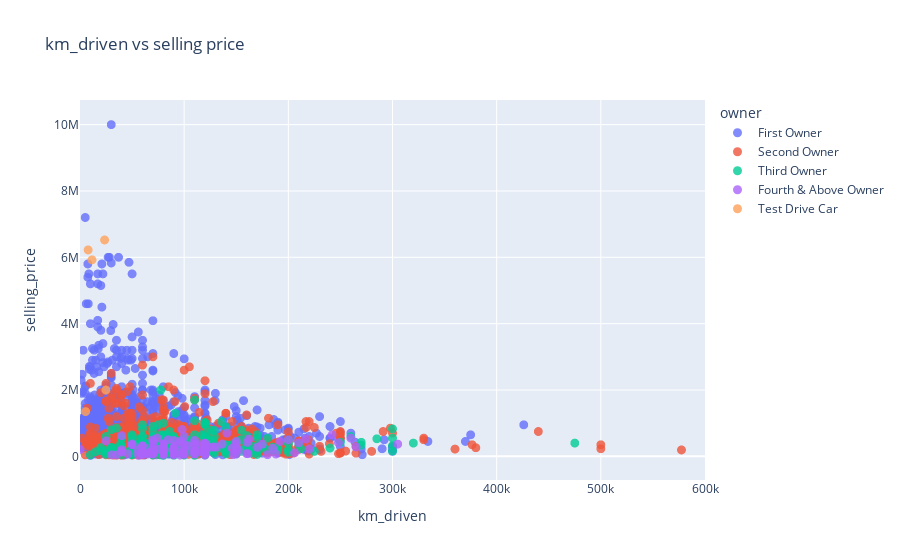

Notebook source saved alongside this figure:
### Markdown cell above
In the graph below we can see lesser km_driven is linked with high selling price. And if 
a car is listed by first owner and km_driven is minimum that mean selling price would be higher.

### Code cell
fig = px.scatter(df,
x='km_driven',
y='selling_price',
color='owner',

opacity=0.8,

title='km_driven vs selling price')
fig.update_traces(marker_size=9)
fig.update_layout(xaxis_range=[1,600000])
fig.show()

### Figure 1 — Plotly figure (JSON) as saved in the notebook; plotly's stock layout.template omitted (floating-point values rounded to 4 significant figures; data arrays with more than 128 entries replaced by an {"elided": "..."} marker saying what was removed)
{"data": [{"hovertemplate": "owner=First Owner<br>km_driven=%{x}<br>selling_price=%{y}<extra></extra>", "legendgroup": "First Owner", "marker": {"color": "#636efa", "opacity": 0.8, "size": 9, "symbol": "circle"}, "mode": "markers", "name": "First Owner", "showlegend": true, "type": "scattergl", "x": {"elided": "4176 int values"}, "xaxis": "x", "y": {"elided": "4176 int values"}, "yaxis": "y"}, {"hovertemplate": "owner=Second Owner<br>km_driven=%{x}<br>selling_price=%{y}<extra></extra>", "legendgroup": "Second Owner", "marker": {"color": "#EF553B", "opacity": 0.8, "size": 9, "symbol": "circle"}, "mode": "markers", "name": "Second Owner", "showlegend": true, "type": "scattergl", "x": {"elided": "1888 int values"}, "xaxis": "x", "y": {"elided": "1888 int values"}, "yaxis": "y"}, {"hovertemplate": "owner=Third Owner<br>km_driven=%{x}<br>selling_price=%{y}<extra></extra>", "legendgroup": "Third Owner", "marker": {"color": "#00cc96", "opacity": 0.8, "size": 9, "symbol": "circle"}, "mode": "markers", "name": "Third Owner", "showlegend": true, "type": "scattergl", "x": {"elided": "493 int values"}, "xaxis": "x", "y": {"elided": "493 int values"}, "yaxis": "y"}, {"hovertemplate": "owner=Fourth & Above Owner<br>km_driven=%{x}<br>selling_price=%{y}<extra></extra>", "legendgroup": "Fourth & Above Owner", "marker": {"color": "#ab63fa", "opacity": 0.8, "size": 9, "symbol": "circle"}, "mode": "markers", "name": "Fourth & Above Owner", "showlegend": true, "type": "scattergl", "x": {"elided": "155 int values"}, "xaxis": "x", "y": {"elided": "155 int values"}, "yaxis": "y"}, {"hovertemplate": "owner=Test Drive Car<br>km_driven=%{x}<br>selling_price=%{y}<extra></extra>", "legendgroup": "Test Drive Car", "marker": {"color": "#FFA15A", "opacity": 0.8, "size": 9, "symbol": "circle"}, "mode": "markers", "name": "Test Drive Car", "showlegend": true, "type": "scattergl", "x": [5400, 7800, 11500, 23600, 24857], "xaxis": "x", "y": [1350000, 6223000, 5923000, 6523000, 2000000], "yaxis": "y"}], "layout": {"legend": {"title": {"text": "owner"}, "tracegroupgap": 0}, "title": {"text": "km_driven vs selling price"}, "xaxis": {"anchor": "y", "domain": [0, 1], "range": [1, 600000], "title": {"text": "km_driven"}}, "yaxis": {"anchor": "x", "domain": [0, 1], "title": {"text": "selling_price"}}}}
